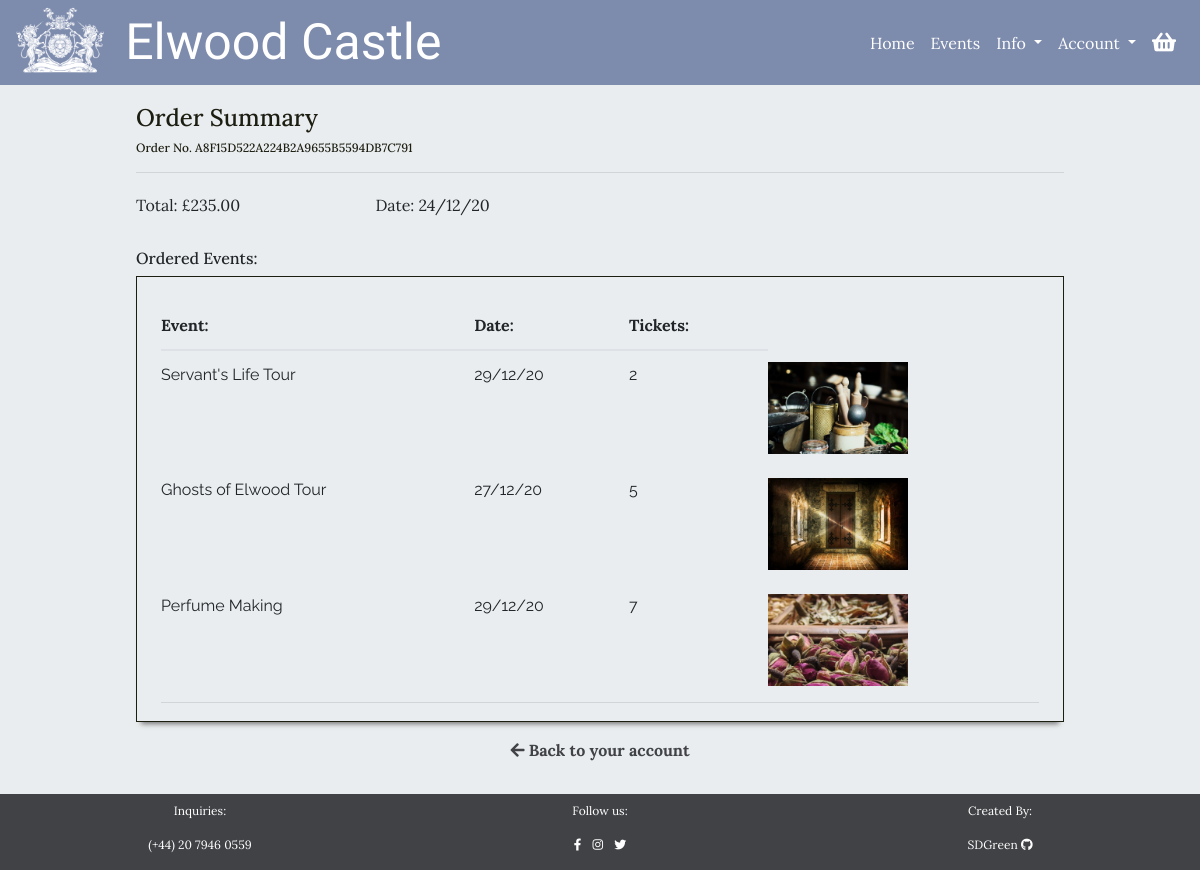
/user/order-summary/A8F15D522A224B2A9655B5594DB7C791, run on the app's committed database.
### checkout/models.py (models this page shows, shortened)
class Order(models.Model):
    user_account = models.ForeignKey(UserAccount, null=True, blank=True,
                                     on_delete=models.SET_NULL,
                                     related_name='orders')
    order_number = models.CharField(max_length=32, null=False, editable=False)
    first_name = models.CharField(max_length=100, null=False, blank=False)
    last_name = models.CharField(max_length=200, null=False, blank=False)
    email = models.EmailField(max_length=200, null=False, blank=False)
    phone_number = models.CharField(max_length=20, null=True, blank=True)
    date = models.DateTimeField(auto_now_add=True)
    stripe_id = models.CharField(max_length=27, null=False, blank=False)
    total = models.DecimalField(max_digits=7, decimal_places=2,
                                null=True, blank=False, default=0)

class EventBooking(models.Model):
    confirmation_number = models.CharField(max_length=32, null=False,
                                           editable=False)
    order = models.ForeignKey(Order, null=False, blank=False,
                              on_delete=models.CASCADE,
                              related_name='bookings')
    event = models.ForeignKey(Event, null=False, blank=False,
                              on_delete=models.CASCADE,)
    date = models.DateField(auto_now=False, auto_now_add=False,
                            null=False, blank=False)
    ticket_quantity = models.IntegerField()
    booking_total = models.DecimalField(max_digits=7, decimal_places=2,
                                        null=False, blank=False,
                                        editable=False, default=0)

### events/models.py (models this page shows)
class Event(models.Model):
    category = models.ForeignKey('Category', null=True, blank=True,
                                 on_delete=models.SET_NULL)
    name = models.CharField(max_length=254)
    description = models.TextField()
    price = models.DecimalField(max_digits=8, decimal_places=2, blank=False)
    start_time = models.TimeField()
    rating = models.DecimalField(max_digits=2, decimal_places=1, null=True,
                                 blank=True)
    day_ticket_limit = models.PositiveIntegerField(blank=False,
                                                   validators=[
                                                      MaxValueValidator(200)
                                                    ])
    supervision = models.BooleanField(default=True, null=True, blank=True)
    age_restricted = models.BooleanField(default=True, null=True, blank=False)
    image = models.ImageField(null=True, blank=True)
    def __str__(self):
        return self.name

### user_account/views.py (the view)
# urls.py: path('order-summary/<order_number>', views.order_summary, name="order_summary")
def order_summary(request, order_number):
    try:
        order = Order.objects.get(order_number=order_number)
    except Exception:
        messages.error(request, """Sorry, we can't find this order!\
                                   Please contact us so we can
                                   fix this for you""")
        return redirect(reverse('user_home'))
    context = {
        'order': order
    }
    return render(request, 'user_account/order_summary.html', context)

### basket/contexts.py (called while the page is built, shortened)
def basket_items(request):
    basket_items = []
    total = 0
    basket = request.session.get('basket', {})
    context = {
        'basket_items': basket_items,
        'total': total,
    }
    return context

### user_account/templates/user_account/order_summary.html (shortened to what this page needs)
{% extends 'base.html' %}
{% load static %}
{% block content %}
<div class="color-overlay">
    <div class="container-fluid guttered p-3">
        <div class="row pt-1 mb-2">
            <div class="col-12 mb-2">
                <h2 class="heading-text color-title text-l d-block">Order Summary</h2>
                <h2 class="heading-text color-title text-s d-block">Order No. {{order.order_number}}</h2>
                <hr class="mb-1">
            </div>
        </div>
        <div class="row mt-1 mb-3">
            <div class="col-3">
                <p class="heading-text text-m">Total: £{{order.total}}</p>
            </div>
            <div class="col-3">
                <p class="heading-text text-m">Date: {{order.date|date:"d/m/y"}}</p>
            </div>
        </div>
        <div class="row mt-1 mb-3">
            <div class="col-12 mb-lg-0">
                <h5 class="heading-text text-m mb-2">Ordered Events:</h5>
                <div class="booking-container below-shadow p-4">
                    <table class="table mb-1 table-responsive-sm">
                        <thead class="heading-text text-m">
                            <tr>
                                <th scope="col">Event:</th>
                                <th scope="col"></th>
                                <th scope="col">Date:</th>
                                <th scope="col">Tickets:</th>
                            </tr>
                        </thead>
                        <tbody class="body-text text-m">
                            {% for booking in order.bookings.all %}
                            <tr>
                                <td colspan="2">
                                    {{ booking.event }}
                                </td>
                                <td>
                                    {{ booking.date|date:"d/m/y"}}
                                </td>
                                <td>{{ booking.ticket_quantity }}
                                </td>
                                <td class="d-none d-md-inline-block">
                                    <img class="img-fluid" src="{{ booking.event.image.url }}" alt="{{ booking.event.name }}">
                                </td>
                            </tr>
                            {% endfor %}
                        </tbody>
                    </table>
                    <hr class="mt-0 mb-3">
                </div>
            </div>
        </div>
        <div class="row mt-1 mb-3">
            <div class="col-12 text-center">
                <a href="{% url 'user_home' %}" class="heading-text text-link text-m"><i class="fas fa-arrow-left"></i> <strong>Back to your account</strong></a>
            </div>
        </div>
        </div>
    </div>
    {% endblock %}

### static/css/style.css (style rules this page uses)
h5 { margin: 0; }
#allauth-content label, .datepicker-days th, .heading-text { font-family: 'Lora', serif; }
#allauth-content input, .datepicker-days td, .body-text { font-family: 'Raleway', sans-serif; }
.text-l { font-size: 1.5em; }
.text-m { font-size:1em; }
.text-s { font-size: 0.75em; }
#small-page, .color-overlay, #block-content { background-color: #eaedef; }
.color-title { color: #1C1E12; }
::placeholder { color: #7D8BAD; }
.text-link { cursor: pointer; color: #404245; transition: color ease-in 0.25s; }
.below-shadow { box-shadow: 0px 7px 5px -5px #777;; }
.table td, .table th { padding-left: 0; padding-right: 1.5rem; border-top: 0; }
.booking-container .img-fluid { max-width: 140px; }
.booking-container { height: fit-content; max-height: 50vh; overflow: hidden; overflow-y: scroll; border: 1px solid #1C1E12; }
@media (min-width: 580px) { .guttered { width: 80%; } }
@media (min-width: 992px) { .booking-container .img-fluid { max-width: 140px; } }

### data on the page
Order: order_number "A8F15D522A224B2A9655B5594DB7C791", total "235.00", date "24/12/20"
EventBooking: event "Servant's Life Tour", date "29/12/20", ticket_quantity "2", event.image (picture)
EventBooking: event "Ghosts of Elwood Tour", date "27/12/20", ticket_quantity "5", event.image (picture)
EventBooking: event "Perfume Making", date "29/12/20", ticket_quantity "7", event.image (picture)
